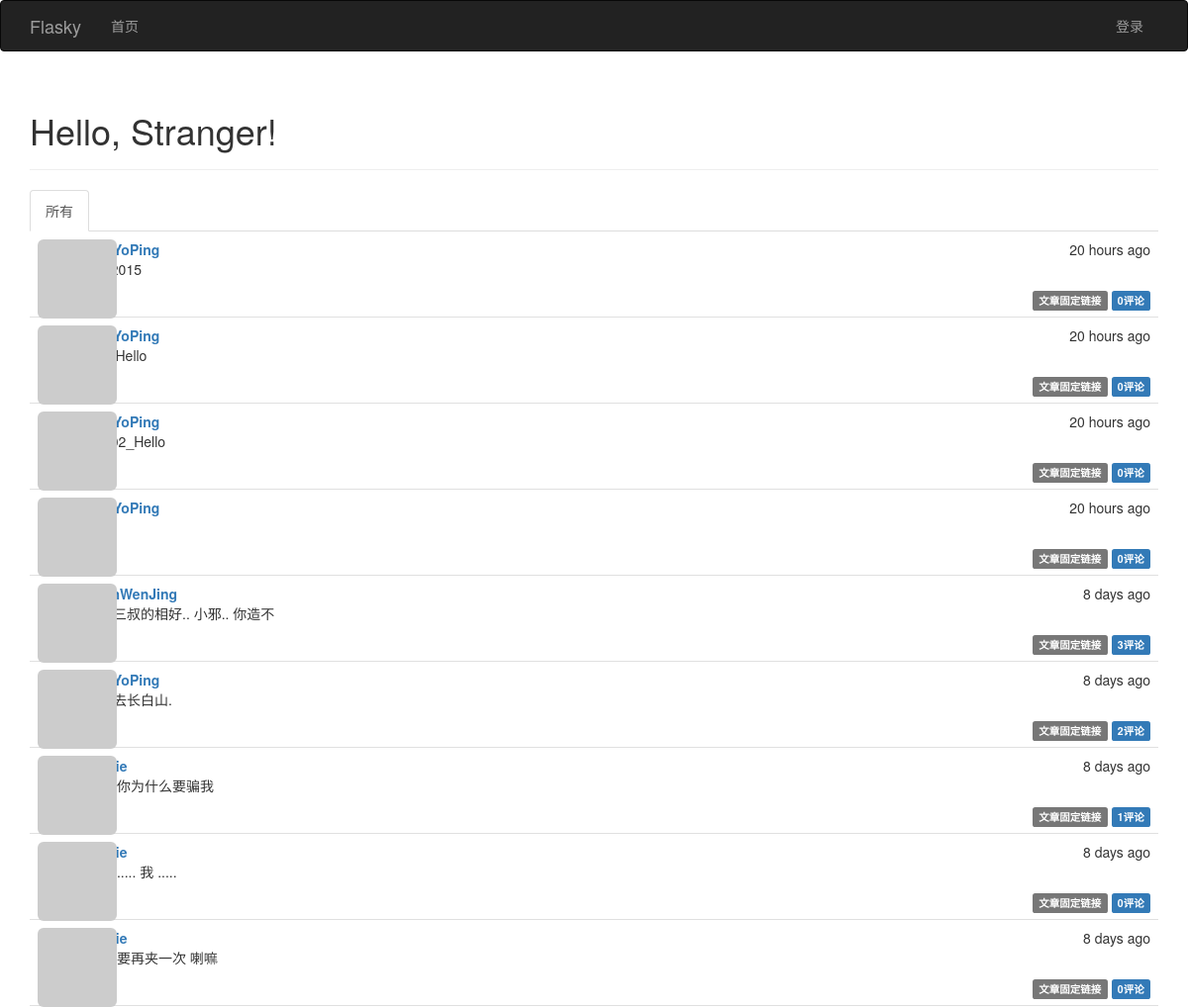
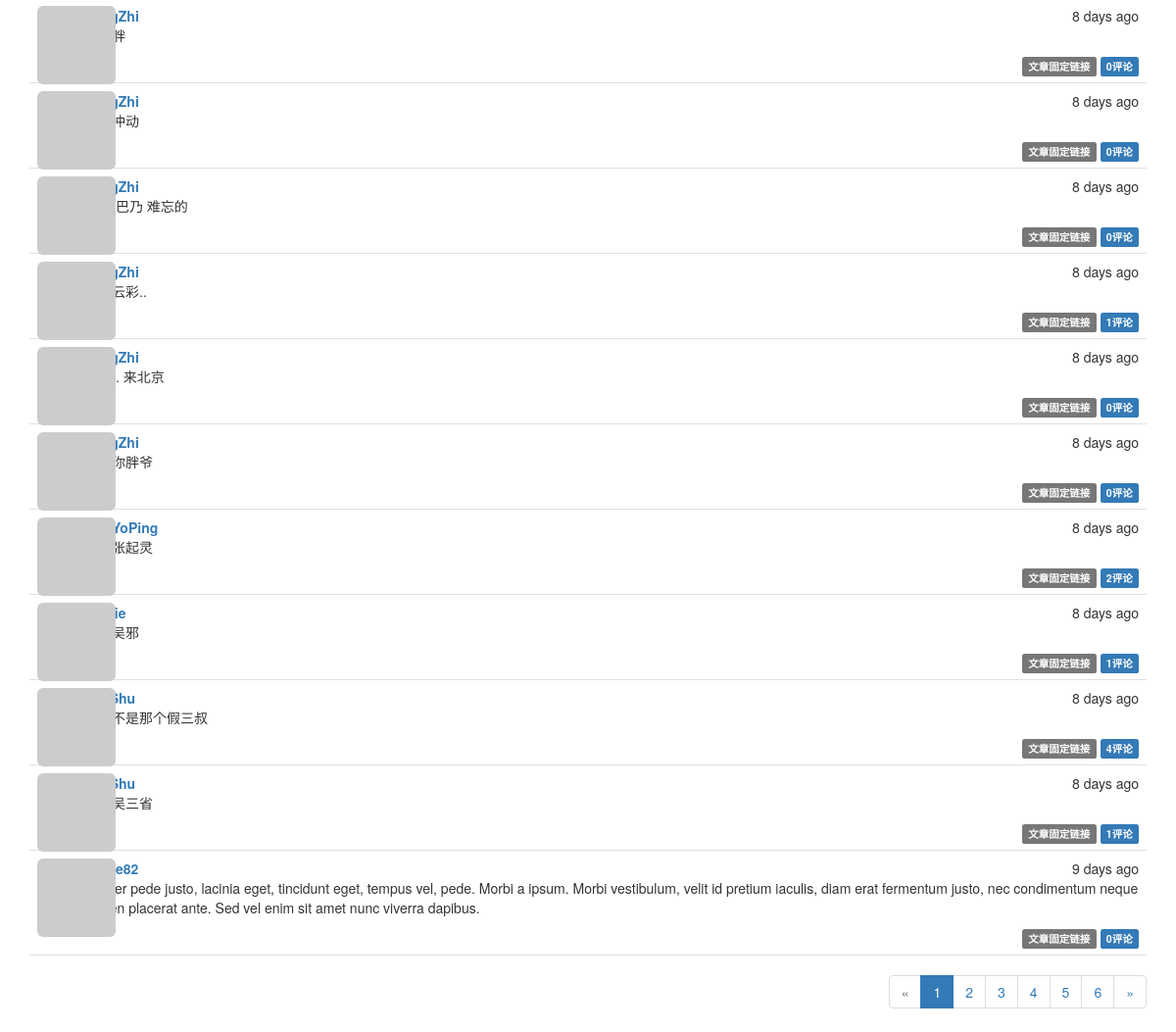
The page / on the database its author committed (2 pictures, top to bottom).
### app/models.py (models this page shows, shortened)
class Post(db.Model):
              __tablename__ = 'posts'  #表名: posts
              id = db.Column(db.Integer, primary_key=True)  #列名： 文章id
              body = db.Column(db.Text)                     #列名:  文章内容
              timestamp = db.Column(db.DateTime, index=True, default=datetime.utcnow) #列名：时间戳
              author_id = db.Column(db.Integer, db.ForeignKey('users.id'))     #作者id 链接到users表的id
              body_html = db.Column(db.Text)      #列名: 博客文章HTML代码缓存（处理Markdown文本）
              comments = db.relationship('Comment', backref='post', lazy='dynamic')
              ''' 使用: python manage.py shell
                        Post.generate_fake(100)
              '''

class User(UserMixin, db.Model):
              __tablename__ = 'users'                                       #表名 users
              id = db.Column(db.Integer, primary_key=True)                  #列名 id
              email = db.Column(db.String(64), unique=True, index=True)     #列名 email （用户使用电子邮件进行登录）
              username = db.Column(db.String(64), unique=True, index=True)  #列名 username
              role_id = db.Column(db.Integer, db.ForeignKey('roles.id'))
              password_hash = db.Column(db.String(128))                     #列名: 密码哈希散列
              confirmed = db.Column(db.Boolean, default=False)              #列名: 注册用户确认 (1表示已验证, 0表示没有验证)
              name = db.Column(db.String(64))                               #列名: 真实姓名
              location = db.Column(db.String(64))                           #列名: 所在地
              about_me = db.Column(db.Text())                               #列名: 自我介绍
              member_since = db.Column(db.DateTime(), default=datetime.utcnow)  #列名: 注册日期
              last_seen = db.Column(db.DateTime(), default=datetime.utcnow)     #列名: 最后访问日期
              avatar_hash = db.Column(db.String(32))  #Gravatar头像生成的MD5值
              posts = db.relationship('Post', backref='author', lazy='dynamic') #外链到posts文章表
              followed = db.relationship('Follow',
                                         foreign_keys=[Follow.follower_id],             #foreign_keys参数指定外键,防止外键间的歧义
                                         backref=db.backref('follower', lazy='joined'), #lazy='joined'  加载记录,但使用联结
                                         lazy='dynamic',                                #lazy='dynamic' 不加载记录，但提供加载记录的查询
                                         cascade='all, delete-orphan')                  #启用所有默认层叠选项,而且删除孤儿记录
              followers = db.relationship('Follow',
                                          foreign_keys=[Follow.followed_id],
                                          backref=db.backref('followed', lazy='joined'),
                                          lazy='dynamic',
                                          cascade='all, delete-orphan')
              comments = db.relationship('Comment', backref='author', lazy='dynamic')
              @property  #@property作用是将方法函数变成了属性
              def password(self):
                            '''  password的只读属性(如果试图读取password属性的值,则会返回错误)  '''
                            raise AttributeError('password is not a readable attribute')
              def gravatar(self, size=100, default='identicon', rating='g'):
                            if request.is_secure:
                                          url = 'https://secure.gravatar.com/avatar'
                            else:
                                          url = 'http://www.gravatar.com/avatar'
                            hash = self.avatar_hash or hashlib.md5(self.email.encode('utf-8')).hexdigest()
                            return '{url}/{hash}?s={size}&d={default}&r={rating}'.format(url=url, hash=hash, size=size, default=default, rating=rating)
              ''' 使用: python manage.py shell
                       User.generate_fake(100)
              '''

### app/main/views.py (the view)
@main.route('/', methods=['GET', 'POST'])
def index():
    form = PostForm()
    if current_user.can(Permission.WRITE_ARTICLES) and form.validate_on_submit():
        post = Post(body=form.body.data, author=current_user._get_current_object())
        db.session.add(post)
        return redirect(url_for('.index'))
    page = request.args.get('page', 1, type=int)
    show_followed = False  #默认显示所有文章
    if current_user.is_authenticated():
        show_followed = bool(request.cookies.get('show_followed', ''))
    if show_followed:
        query = current_user.followed_posts #限制只显示所关注用户的文章
    else:
        query = Post.query  #显示所有文章
    pagination = query.order_by(Post.timestamp.desc()).paginate(page, per_page=current_app.config['FLASKY_POSTS_PER_PAGE'], error_out=False)
    posts = pagination.items
    return render_template('index.html', form=form, posts=posts, show_followed=show_followed, pagination=pagination)

### app/auth/views.py (called while the page is built)
@auth.before_app_request
def before_request():
              ''' 2.更新已登录用户的访问时间 '''
              if current_user.is_authenticated():
                            current_user.ping()   #更新已登录用户的访问时间
                            if not current_user.confirmed \
                               and request.endpoint[:5] != 'auth.' \
                               and request.endpoint != 'static':
                                          return redirect(url_for('auth.unconfirmed'))

### app/main/__init__.py (called while the page is built)
@main.app_context_processor
def inject_permissions():
              return dict(Permission=Permission)

### app/models.py (called while the page is built)
              def can(self, permissions):
                            return False

              def is_administrator(self):
                            return False

### app/templates/index.html (shortened to what this page needs)
{% extends "base.html" %}
{% import "bootstrap/wtf.html" as wtf %}
{% import "_macros.html" as macros %}
{% block page_content %}
<div class="page-header">
    <h1>Hello, {% if current_user.is_authenticated() %}{{ current_user.username }}{% else %}Stranger{% endif %}!</h1>
</div>
<div class="post-tabs">
    <ul class="nav nav-tabs">
        <li{% if not show_followed %} class="active"{% endif %}><a href="{{ url_for('.show_all') }}">所有</a></li>
    </ul>
    {% include '_posts.html' %}
</div>
{% if pagination %}
<div class="pagination">
    {{ macros.pagination_widget(pagination, '.index') }}
</div>
{% endif %}
{% endblock %}

### app/templates/_posts.html (shortened to what this page needs)
<ul class="posts">
{% for post in posts %}
<li class="post">
   <div class="post-thumbnail">
      <a href="{{ url_for('.user', username=post.author.username) }}">
      <img class="img-rounded profile-thumbnail" src="{{ post.author.gravatar(size=40) }}">
      </a>
   </div>
  <div class="post-content">
    <div class="post-date">{{ moment(post.timestamp).fromNow() }}</div>
    <div class="post-author"><a href="{{ url_for('.user', username=post.author.username) }}">{{ post.author.username }}</a></div>
    <div class="post-body">
    {% if post.body_html %}
        {{ post.body_html | safe }}
    {% else %}
        {{ post.body }}
    {% endif %}
    </div>
    <div class="post-footer">
    <a href="{{ url_for('.post', id=post.id) }}">
    <span class="label label-default">文章固定链接</span>
    </a>
    <a href="{{ url_for('.post', id=post.id) }}#comments">
    <span class="label label-primary">{{ post.comments.count()}}评论</span>
    </a>
    </div>
  </div>
</li>
{% endfor %}
</ul>

### app/static/styles.css (style rules this page uses)
.profile-thumbnail { position: absolute; }
ul.posts { list-style-type: none; padding: 0px; margin: 16px 0px 0px 0px; border-top: 1px solid #e0e0e0; }
ul.posts li.post { padding: 8px; border-bottom: 1px solid #e0e0e0; }
div.post-date { float: right; }
div.post-author { font-weight: bold; }
div.post-thumbnail { position: absolute; }
div.post-content { margin-left: 48px; min-height: 48px; }
div.post-footer { text-align: right; }
div.pagination { width: 100%; text-align: right; padding: 0px; margin: 0px; }
div.post-tabs { margin-top: 16px; }
div.post-tabs ul.posts { margin: 0px; border-top: none; }

### rows shown on the page
Post: timestamp "20 hours ago", author.username "MenYoPing", comments.count "0"
Post: timestamp "20 hours ago", author.username "MenYoPing", comments.count "0"
Post: timestamp "20 hours ago", author.username "MenYoPing", body_html "Test02_Hello", comments.count "0"
Post: timestamp "20 hours ago", author.username "MenYoPing", comments.count "0"
Post: timestamp "8 days ago", author.username "ChenWenJing", body_html "我是三叔的相好.. 小邪.. 你造不", comments.count "3"
Post: timestamp "8 days ago", author.username "MenYoPing", body_html "我要去长白山.", comments.count "2"
Post: timestamp "8 days ago", body_html "三叔 你为什么要骗我", comments.count "1"
Post: timestamp "8 days ago", body_html "潘子 ..... 我 .....", comments.count "0"
Post: timestamp "8 days ago", body_html "胖子 要再夹一次 喇嘛", comments.count "0"
Post: timestamp "8 days ago", comments.count "0"
Post: timestamp "8 days ago", comments.count "0"
Post: timestamp "8 days ago", body_html "广西 巴乃 难忘的", comments.count "0"
Post: timestamp "8 days ago", comments.count "1"
Post: timestamp "8 days ago", body_html "哈哈.. 来北京", comments.count "0"
Post: timestamp "8 days ago", body_html "我是你胖爷", comments.count "0"
Post: timestamp "8 days ago", author.username "MenYoPing", body_html "我是张起灵", comments.count "2"
Post: timestamp "8 days ago", comments.count "1"
Post: timestamp "8 days ago", body_html "我是不是那个假三叔", comments.count "4"
Post: timestamp "8 days ago", body_html "我是吴三省", comments.count "1"
Post: timestamp "9 days ago", body_html "Integer pede justo, lacinia eget, tincidunt eget, tempus vel, pede. Morbi a ipsum. Morbi vestibulum, velit id pretium iaculis, diam erat fermentum justo, nec condimentum neque sapien placerat ante. Sed vel enim sit amet nunc viverra dapibus.", comments.count "0"

### other values the page prints
{{ p }} "1"
{{ p }} "2" "3" "4" "5" "6"
